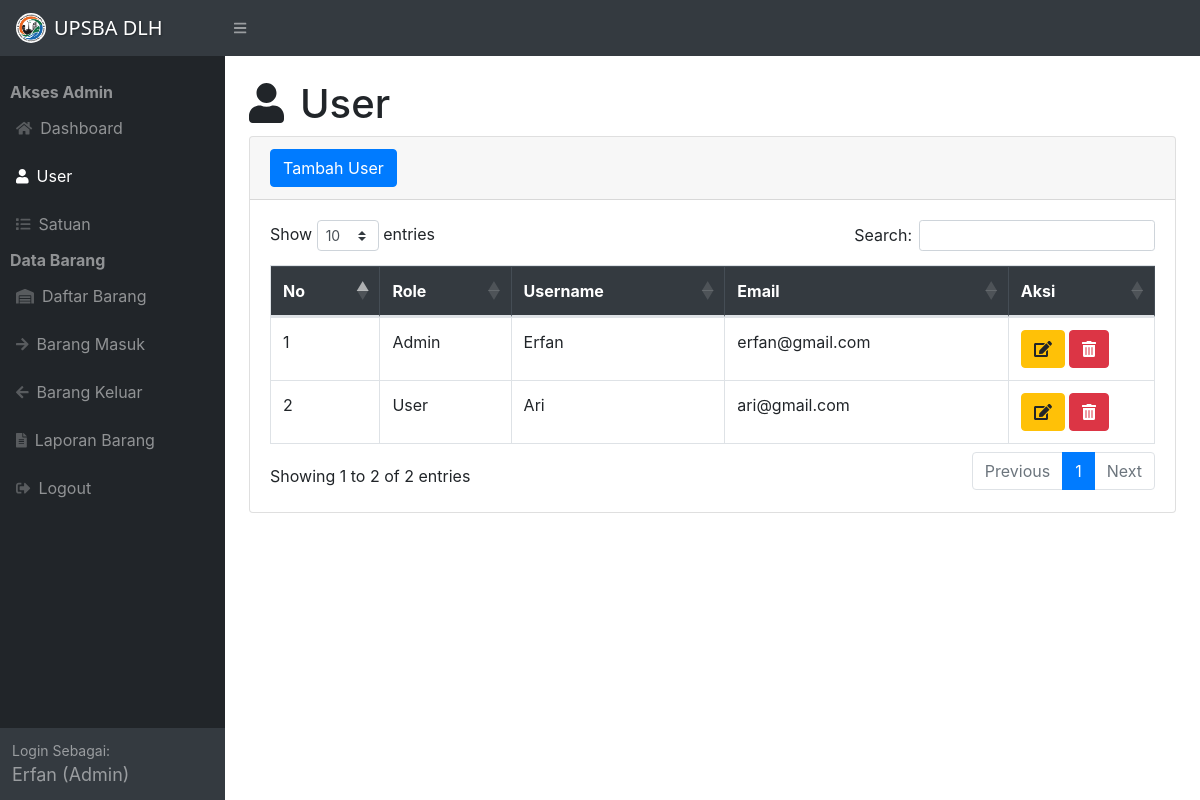
The page /user.php (signed in) on the database its author committed.
### tables this page shows
CREATE TABLE `user` (
  `id_user` int NOT NULL,
  `role` varchar(5) NOT NULL,
  `username` varchar(25) NOT NULL,
  `email` varchar(25) NOT NULL,
  `password` varchar(500) NOT NULL
);

### user.php (the view, shortened to what this page needs)
<?php
require 'function.php';
?>
<!DOCTYPE html>
<html lang="en">
    <head>
        <link href="css/styles.css" rel="stylesheet" />
        <link href="https://cdn.datatables.net/1.10.20/css/dataTables.bootstrap4.min.css" rel="stylesheet" />
    </head>
    <body class="sb-nav-fixed">
        <nav class="sb-topnav navbar navbar-expand navbar-dark bg-dark">
            <a class="navbar-brand d-flex align-items-center" href="dashboard.php">
                <img src="assets/img/logo_DLH_2.jpg" alt="Logo" style="height: 30px; margin-right: 8px; border-radius: 50%;">
                <span style="font-family: 'Arial Rounded MT Bold', 'Segoe UI', sans-serif; font-weight: light; font-size: 20px; color: #fff; text-shadow: 1px 1px 2px rgba(0,0,0,0.3);">
                    UPSBA DLH
                </span>
            </a>
            <button class="btn btn-link btn-sm order-1 order-lg-0" id="sidebarToggle"><i class="fas fa-bars"></i></button>
        </nav>
        <div id="layoutSidenav">
            <?php include 'sidenav.php'; ?>
            <div id="layoutSidenav_content">
                <main>
                    <div class="container-fluid">
                        <h1 class="mt-4"><i class="fa fa-user mr-3"></i>User</h1>
                        <div class="card mb-4">
                            <div class="card-header">
                                <button type="button" class="btn btn-primary" data-toggle="modal" data-target="#tambahuser">
                                    Tambah User
                                </button>
                            </div>
                            <div class="card-body">
                                <div class="table-responsive">
                                    <table class="table table-bordered" id="dataTable" width="100%" cellspacing="0">
                                        <thead class="table-dark">
                                            <tr>
                                                <th>No</th>
                                                <th>Role</th>
                                                <th>Username</th>
                                                <th>Email</th>
                                                <th>Aksi</th>
                                            </tr>
                                        </thead>
                                        <tbody>
                                            <?php
                                            $ambildatabase = mysqli_query($conn,"select * from user");
                                            $i = 1;
                                            while ($data= mysqli_fetch_array($ambildatabase)){
                                                $role = $data['role'];
                                                $username = $data['username'];
                                                $email = $data['email'];
                                                $idu = $data['id_user'];
                                                ?>
                                            <tr>
                                                <td><?=$i++;?></td>
                                                <td><?=$role;?></td>
                                                <td><?=$username;?></td>
                                                <td><?=$email;?></td>
                                                <td>
                                                    <button type="button" class="btn btn-warning" data-toggle="modal" data-target="#edit<?=$idu;?>">
                                                        <i class="fas fa-edit"></i>
                                                    </button>
                                                    <button type="button" class="btn btn-danger" data-toggle="modal" data-target="#hapus<?=$idu;?>">
                                                        <i class="fas fa-trash-alt"></i>
                                                    </button>
                                                </td>
                                            </tr>
                                            <?php
                                            };
                                            ?>
                                        </tbody>
                                    </table>
                                </div>
                            </div>
                        </div>
                    </div>
                </main>
            </div>
        </div>
    </body>
</html>

### rows shown on the page
user: role "Admin", username "Erfan", email "erfan@gmail.com"
user: role "User", username "Ari", email "ari@gmail.com"

### other values the page prints
$username "Erfan"
$role "Admin"
